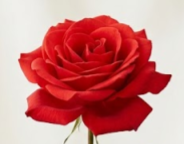
#> input picture Sohayl's Images/ref.png, 184 x 144 px, found by its file name
$ jupyter execute 'Transformation Detection.ipynb'
#> lines starting #> are read from the running program, lines starting #| are printed output that depends on the picture
#> further down, img_ref is the input picture: shape (144, 184, 3); mean B, G, R 128.5, 129.2, 206
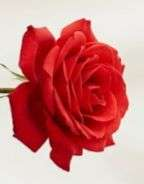
#> input picture Sohayl's Images/scene.png, 144 x 184 px, found by its file name
#> further down, img_scene is the input picture: shape (184, 144, 3); mean B, G, R 128.6, 129.4, 206.4
[cell 1]
import cv2
import numpy as np
import matplotlib.pyplot as plt

[cell 2]
class VisionLibrary:
    def __init__(self):
        self.sift = cv2.SIFT_create()
        self.matcher = cv2.BFMatcher()

    def get_feature_matches(self, ref_img, scene_img):
        kp1, des1 = self.sift.detectAndCompute(cv2.cvtColor(ref_img, cv2.COLOR_BGR2GRAY), None)
#> kp1 = 149 keypoints; strongest (x, y, size): (148, 97, 7.4), (166, 78, 6.5), (159, 82, 13), (142, 96, 3)
        kp2, des2 = self.sift.detectAndCompute(cv2.cvtColor(scene_img, cv2.COLOR_BGR2GRAY), None)
#> kp2 = 175 keypoints; strongest (x, y, size): (46, 148, 7.4), (66, 167, 6), (65, 166, 6.5), (61, 159, 13.2)

        if des1 is None or des2 is None:
            return None

        matches = self.matcher.knnMatch(des1, des2, k=2)
#> matches = 149 matches
        good_matches = [m for m, n in matches if m.distance < 0.7 * n.distance]
#> good_matches = 103 matches

        if len(good_matches) >= 4:
            src_pts = np.float32([kp1[m.queryIdx].pt for m in good_matches]).reshape(-1, 1, 2)
#> src_pts = 103 rows, first 8: [22.37, 55.11], [22.37, 55.11], [25.19, 107.1], [28.84, 113.3], [28.84, 113.3], [29.66, 118.3], [33.77, 65.31], [34.03, 76.52]
            dst_pts = np.float32([kp2[m.trainIdx].pt for m in good_matches]).reshape(-1, 1, 2)
#> dst_pts = 103 rows, first 8: [88.4, 22.43], [88.4, 22.43], [36.61, 24.91], [30.05, 28.26], [30.05, 28.26], [25.44, 29.67], [78.21, 33.81], [66.92, 34.1]

            _, mask = cv2.findHomography(src_pts, dst_pts, cv2.RANSAC, 5.0)
#> mask = 103 values, max 1 at index 0, min 0 at index 58, mean 0.961
            matches_mask = mask.ravel().tolist()
#> matches_mask has the same summary as mask
        else:
            matches_mask = None

        return cv2.drawMatches(ref_img, kp1, scene_img, kp2, good_matches, None,
                               matchColor=(0, 255, 0),
                               singlePointColor=None,
                               matchesMask=matches_mask,
                               flags=2)
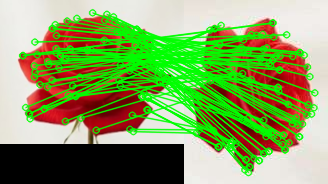
#> returned value: shape (184, 328, 3); mean of channels 0, 1, 2 93.6, 160.6, 132.1; drawn as B, G, R

if __name__ == "__main__":
    lib = VisionLibrary()

    img_ref = cv2.imread('ref.png')
    img_scene = cv2.imread('scene.png')

    if img_ref is not None and img_scene is not None:
        output = lib.get_feature_matches(img_ref, img_scene)
        if output is not None:
            cv2.imwrite('task6_output.png', output)
            print("Task 6 output saved as task6_output.png")
    else:
        print("Error: Could not find ref.png or scene.png")
